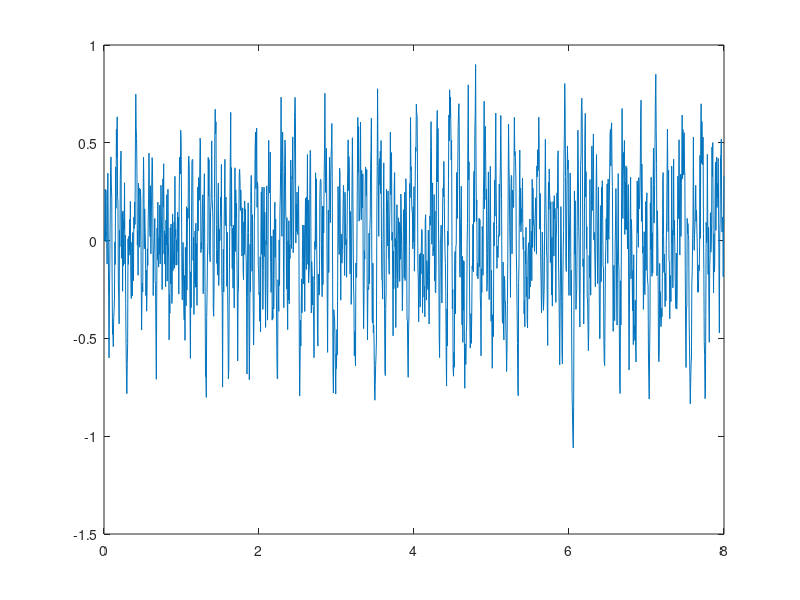
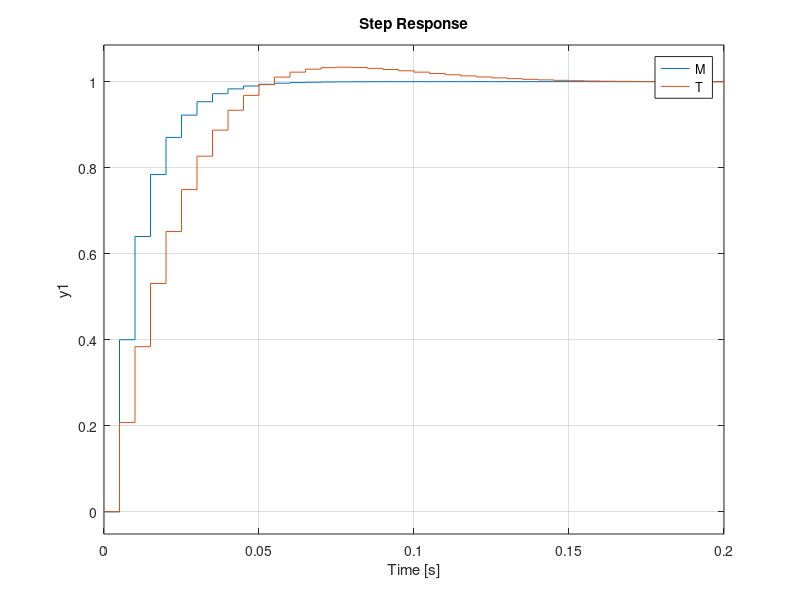

MATLAB code to generate these figures, in order:
%==========================================================================
% Projeto - VRFT
% Tassiano Neuhaus
% tassianors@gmail.com
%==========================================================================
clear all; close all;

% Time sample [s]
Ts=5e-3;
% Final time [s]
Tf=8;

a=2;b=0.85;c=0.6;
% Plant's transfer function - unknown in a real word
G=zpk([],[b],a, Ts)
% M is the desired transfer function in Closed Loop
M=zpk([],[c],1-c, Ts)
% Time vector
t=[0:Ts:Tf];

beta=[ tf([1],[1 -1], Ts); tf([1 0],[1 -1], Ts)]
% input signal - Random
u1=rand(size(t,2),1);
m=mean(u1);
s=1%std(u1);
u=(u1-m)/s;
% response of unknown plant to u input
Y=lsim(G, u, t);

% L filter
L=M*(1-M);
% yl=L*Y
yl=lsim(L, Y, t);
% ul=L*u
ul=lsim(L, u, t);
%plot(T,ul,'-g',T,yl,'-r');figure;
% rl_t = (1/M) *yl
%rl=lsim(M,yl, t);
rl=filter([1 -c], [1 1-c], yl);
%rl=filter([0 1-c], [1 c], yl);
yl2=lsim(M,rl, t);
% entrada do controlador
el=rl-yl;
% saida do contolador
yl;
plot(t, yl-yl2);figure;
% modelo do controlador
teta=[a; b];
% e entrada u saida do controlador
%phy=[e(t); -e(t-1); u(t-1)]
N=size(t,2);
n=size(teta, 1);
phy=zeros(N, n);
phy=lsim(beta, el, t);
% for t=2:N
%     phy(t, 1)=el(t);
%     phy(t, 2)=-el(t-1);
%     phy(t, 3)=yl(t-1);
% end

% make sure, rank(phy) = n :)
teta_r=inv(phy'*phy)*phy'*ul

C=teta_r'*beta;

T=(G*C)/(1+C*G)
step(M, T)